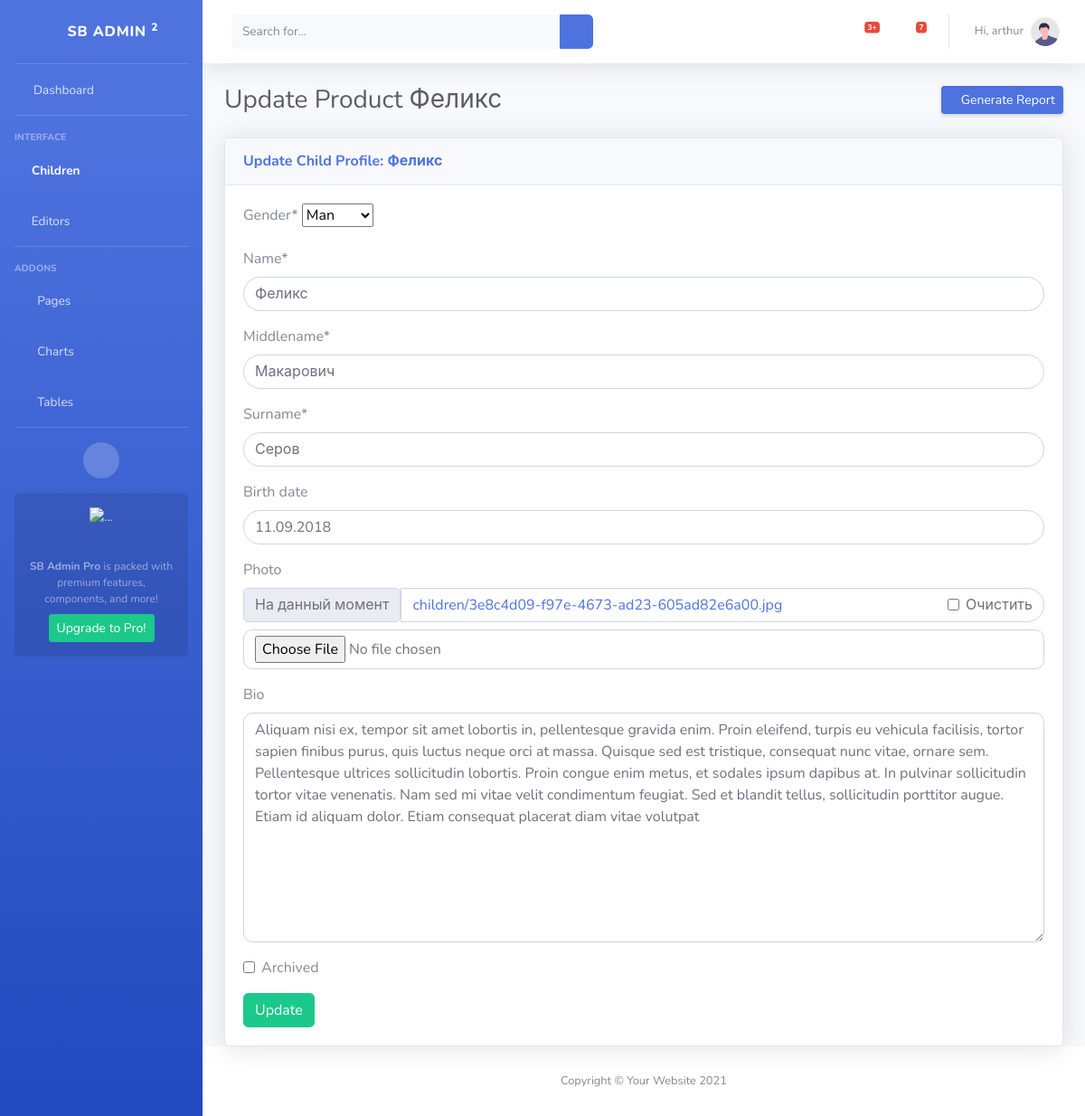
The page /children/6/update/ (signed in) on the database its author committed.
### apps/children/models.py (models this page shows, shortened)
class Child(models.Model):
    class Meta:
        verbose_name = _('child')
        verbose_name_plural = _('children')
    objects = models.Manager()
    GENDER = [
        ('M', 'Man'),
        ('W', 'Woman'),
    ]
    gender = models.CharField(verbose_name=_('Gender'), max_length=1, choices=GENDER, default='M')
    name = models.CharField(verbose_name=_('Name'), max_length=100, db_index=True)
    middlename = models.CharField(verbose_name=_('Middlename'), max_length=100, db_index=True)
    surname = models.CharField(verbose_name=_('Surname'), max_length=100, db_index=True)
    birth_date = models.DateField(null=True, blank=True)
    avatar = models.ImageField(verbose_name=_('Photo'), null=True, blank=True, upload_to=profile_avatar_path)
    bio = models.TextField(verbose_name=_('Bio'), null=False, blank=True, db_index=True)
    addition_date = models.DateTimeField(verbose_name=_('Addition Date'), auto_now_add=True)
    archived = models.BooleanField(verbose_name=_('Archived'), default=False, null=False, blank=True)

### apps/children/views.py (the view, shortened to what this page needs)
# urls.py: path('<int:pk>/update/', ChildUpdateView.as_view(), name="ChildUpdateView"),
class ChildUpdateView(LoginRequiredMixin, UserPassesTestMixin, UpdateView):
    login_url = '/login/'
    redirect_field_name = 'redirect_to'
    template_name = 'children/child-update.html'
    model = Child
    form_class = ChildForm
    def test_func(self):
        curr_us = self.request.user
        if curr_us.is_superuser or curr_us.groups.filter(name='Редакторы детей').exists():
            return True
        return False
    def get_context_data(self, **kwargs):
        context = super().get_context_data(**kwargs)
        context['page_title'] = _('Update Product') + ' ' + self.object.name
        context['page_name'] = _('Update Product') + ' ' + self.object.name
        context['children_active_cls'] = 'active'
        context['back_link'] = True
        return context

### apps/children/forms.py
class ChildForm(forms.ModelForm):
    class Meta:
        model = Child
        fields = [
            'gender',
            'name',
            'middlename',
            'surname',
            'birth_date',
            'avatar',
            'bio',
            'archived',
        ]

### templates/children/child-update.html (shortened to what this page needs)
{% extends 'base.html' %}
{% load crispy_forms_tags %}
{% block content %}
<div class="row user-wrap">
	<div class="col-xl-12 col-lg-12">
		<div class="card shadow">
			<div class="card-header py-3 d-flex flex-row align-items-center justify-content-between">
				<h6 class="m-0 font-weight-bold text-primary">Update Child Profile: {{ child.name }}</h6>
			</div>
			<div class="card-body">
				<form class="user" method="post" enctype="multipart/form-data">
					{{ form | crispy }}
					<button type="submit" class="btn btn-success">Update</button>
				</form>
			</div>
		</div>
	</div>
</div>
{% endblock content %}

### templates/base.html (shortened to what this page needs)
<!DOCTYPE html>
<html lang="en">
{% include "head.html" %}
{% load static %}
<body id="page-top">
    <div id="wrapper">
        <ul class="navbar-nav bg-gradient-primary sidebar sidebar-dark accordion" id="accordionSidebar">
            <a class="sidebar-brand d-flex align-items-center justify-content-center" href="index.html">
                <div class="sidebar-brand-icon rotate-n-15">
                    <i class="fas fa-laugh-wink"></i>
                </div>
                <div class="sidebar-brand-text mx-3">SB Admin <sup>2</sup></div>
            </a>
            <hr class="sidebar-divider my-0">
            <li class="nav-item {{ dash_active_cls }}">
                <a class="nav-link" href="{% url 'DashboardView' %}"><i class="fas fa-fw fa-tachometer-alt"></i><span>Dashboard</span></a>
            </li>
            <hr class="sidebar-divider">
            <div class="sidebar-heading">
                Interface
            </div>
            <li class="nav-item {{ children_active_cls }}">
                <a class="nav-link collapsed" href="#" data-toggle="collapse" data-target="#collapseChildren"
                    aria-expanded="true" aria-controls="collapseTwo">
                    <i class="fas fa-child"></i>
                    <span>Children</span>
                </a>
            </li>
            <li class="nav-item {{ users_active_cls }}">
                <a class="nav-link collapsed" href="#" data-toggle="collapse" data-target="#collapseEditors"
                    aria-expanded="true" aria-controls="collapseTwo">
                    <i class="fas fa-user-edit"></i>
                    <span>Editors</span>
                </a>
            </li>
            <hr class="sidebar-divider">
            <div class="sidebar-heading">
                Addons
            </div>
            <li class="nav-item">
                <a class="nav-link collapsed" href="#" data-toggle="collapse" data-target="#collapsePages"
                    aria-expanded="true" aria-controls="collapsePages">
                    <i class="fas fa-fw fa-folder"></i>
                    <span>Pages</span>
                </a>
            </li>
            <li class="nav-item">
                <a class="nav-link" href="charts.html">
                    <i class="fas fa-fw fa-chart-area"></i>
                    <span>Charts</span></a>
            </li>
            <li class="nav-item">
                <a class="nav-link" href="tables.html">
                    <i class="fas fa-fw fa-table"></i>
                    <span>Tables</span></a>
            </li>
            <hr class="sidebar-divider d-none d-md-block">
            <div class="text-center d-none d-md-inline">
                <button class="rounded-circle border-0" id="sidebarToggle"></button>
            </div>
            <div class="sidebar-card d-none d-lg-flex">
                <img class="sidebar-card-illustration mb-2" src="{% static 'img/undraw_rocket.svg' %}" alt="...">
                <p class="text-center mb-2"><strong>SB Admin Pro</strong> is packed with premium features, components, and more!</p>
                <a class="btn btn-success btn-sm" href="https://startbootstrap.com/theme/sb-admin-pro">Upgrade to Pro!</a>
            </div>
        </ul>
        <div id="content-wrapper" class="d-flex flex-column">
            <div id="content">
                <nav class="navbar navbar-expand navbar-light bg-white topbar mb-4 static-top shadow">
                    <form
                        class="d-none d-sm-inline-block form-inline mr-auto ml-md-3 my-2 my-md-0 mw-100 navbar-search">
                        <div class="input-group">
                            <input type="text" class="form-control bg-light border-0 small" placeholder="Search for..."
                                aria-label="Search" aria-describedby="basic-addon2">
                            <div class="input-group-append">
                                <button class="btn btn-primary" type="button">
                                    <i class="fas fa-search fa-sm"></i>
                                </button>
                            </div>
                        </div>
                    </form>
                    <ul class="navbar-nav ml-auto">
                        <li class="nav-item dropdown no-arrow mx-1">
                            <a class="nav-link dropdown-toggle" href="#" id="alertsDropdown" role="button"
                                data-toggle="dropdown" aria-haspopup="true" aria-expanded="false">
                                <i class="fas fa-bell fa-fw"></i>
                                <span class="badge badge-danger badge-counter">3+</span>
                            </a>
                        </li>
                        <li class="nav-item dropdown no-arrow mx-1">
                            <a class="nav-link dropdown-toggle" href="#" id="messagesDropdown" role="button"
                                data-toggle="dropdown" aria-haspopup="true" aria-expanded="false">
                                <i class="fas fa-envelope fa-fw"></i>
                                <span class="badge badge-danger badge-counter">7</span>
                            </a>
                        </li>
                        <li class="nav-item dropdown no-arrow">
                            <a class="nav-link dropdown-toggle" href="#" id="userDropdown" role="button"
                                data-toggle="dropdown" aria-haspopup="true" aria-expanded="false">
                                <span class="mr-2 d-none d-lg-inline text-gray-600 small">Hi, {{ user }}</span>
                                <img class="img-profile rounded-circle"
                                    src="{% static 'img/undraw_profile.svg' %}">
                            </a>
                        </li>
                    </ul>
                </nav>
                <div class="container-fluid">
                    <div class="d-sm-flex align-items-center justify-content-between mb-4">
                        {% if page_name %}
                            <h1 class="h3 mb-0 text-gray-800">{{ page_name }}</h1>
                        {% else %}
                            <h1 class="h3 mb-0 text-gray-800">Dashboard</h1>
                        {% endif %}
                        <a href="#" class="d-none d-sm-inline-block btn btn-sm btn-primary shadow-sm"><i
                                class="fas fa-download fa-sm text-white-50"></i> Generate Report</a>
                    </div>
                    {% block content %}  {% endblock content %}
                </div>
            </div>
            <footer class="sticky-footer bg-white">
                <div class="container my-auto">
                    <div class="copyright text-center my-auto">
                        <span>Copyright &copy; Your Website 2021</span>
                    </div>
                </div>
            </footer>
        </div>
    </div>
</body>
</html>

### static/css/crm-styles.css (style rules this page uses)
.user .form-control { border-radius: 10rem; }
.user .textarea { border-radius: 10px; }
input[type='file'] { border-radius: 10px!important; height: calc(1.5em + 0.75rem + 8px)!important; }

### rows shown on the page
Child: name "Феликс", gender "Man", middlename "Макарович", surname "Серов", birth_date "11.09.2018", bio "Aliquam nisi ex, tempor sit amet lobortis in, pellentesque gravida enim. Proin eleifend, turpis eu vehicula facilisis, tortor sapien finibus purus, quis luctus neque orci at massa. Quisque sed est tristique, consequat nunc vitae, ornare sem. Pellentesque ultrices sollicitudin lobortis. Proin congue enim metus, et sodales ipsum dapibus at. In pulvinar sollicitudin tortor vitae venenatis. Nam sed mi vitae velit condimentum feugiat. Sed et blandit tellus, sollicitudin porttitor augue. Etiam id aliquam dolor. Etiam consequat placerat diam vitae volutpat"

### other values the page prints
{{ user }} "arthur"
{{ page_name }} "Update Product Феликс"
